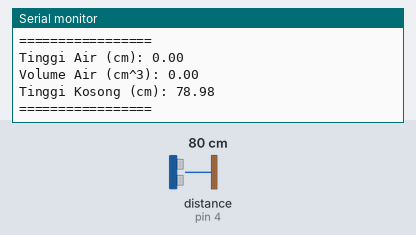
The sketch below on a simulated Arduino Uno, built with avr-gcc and run on an emulated ATmega328P. Shown: the last lines printed to the serial monitor. Wiring (inferred from the names in the program): ultrasonic range finder: trigger pin 5; echo pin 4. The inputs (shaded band) are chosen by the test bench; at power-on: distance to the obstacle (sensor on pin 4) 80 cm. The echo pulse lasts 58.3 µs per cm.

Above: at 1.8 s.
1.9 s: distance to the obstacle (sensor on pin 4) set to 2 cm
At 2.8 s:
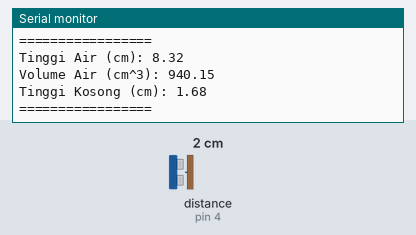
3.4 s: distance to the obstacle (sensor on pin 4) set to 4 cm
At 5.0 s:
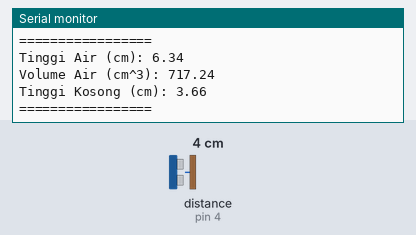
Timing chart, 0 to 6.5 s (numbered marks = the images above; inputs shaded):
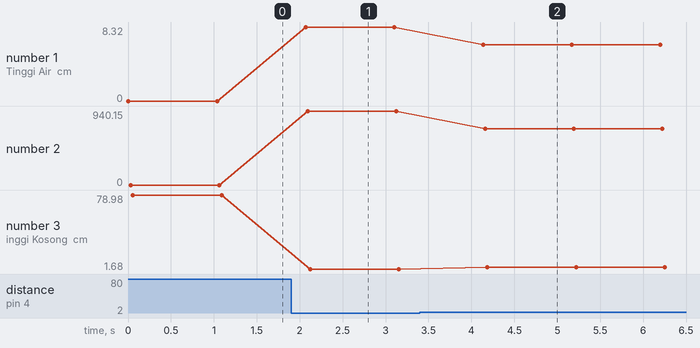

The sketch:

ultrasonictabung.ino
```cpp
const int trigPin = 5;
const int echoPin = 4;
const int r = 6;
const float pi = 3.14;
const float tinggiGelas = 10;

#define SOUND_VELOCITY 0.034

long duration;
float distanceCm;
float volume;
float tinggiAir;

void setup() {
 Serial.begin(9600);
 pinMode(trigPin, OUTPUT);
 pinMode(echoPin, INPUT);
}

void loop() {
  digitalWrite(trigPin, LOW);
  delayMicroseconds(2);
  digitalWrite(trigPin, HIGH);
  delayMicroseconds(10);
  digitalWrite(trigPin, LOW);

  duration = pulseIn(echoPin, HIGH);
  distanceCm = duration * SOUND_VELOCITY/2;
  tinggiAir = tinggiGelas - distanceCm;
  if (tinggiAir < 0){
    tinggiAir = 0;
  }
  volume = pi * r * r * tinggiAir;

  Serial.print("Tinggi Air (cm): ");
  Serial.println(tinggiAir);
  Serial.print("Volume Air (cm^3): ");
  Serial.println(volume);
  Serial.print("Tinggi Kosong (cm): ");
  Serial.println(distanceCm);
  Serial.print("================= ");
  Serial.print("\n");


  delay(1000);
}
```

Measured:
- after the input at 1.9 s, the serial monitor: prints a new line after 0.17 s (image 1)
- after the input at 3.4 s, the serial monitor: prints a new line after 0.74 s (image 2)
- plotted number 1: 0 → 8.32 after the input at 1.9 s, 8.32 → 6.34 after the input at 3.4 s
- plotted number 2: 0 → 940.15 after the input at 1.9 s, 940.15 → 717.24 after the input at 3.4 s
- plotted number 3: 78.98 → 1.68 after the input at 1.9 s, 1.68 → 3.66 after the input at 3.4 s
